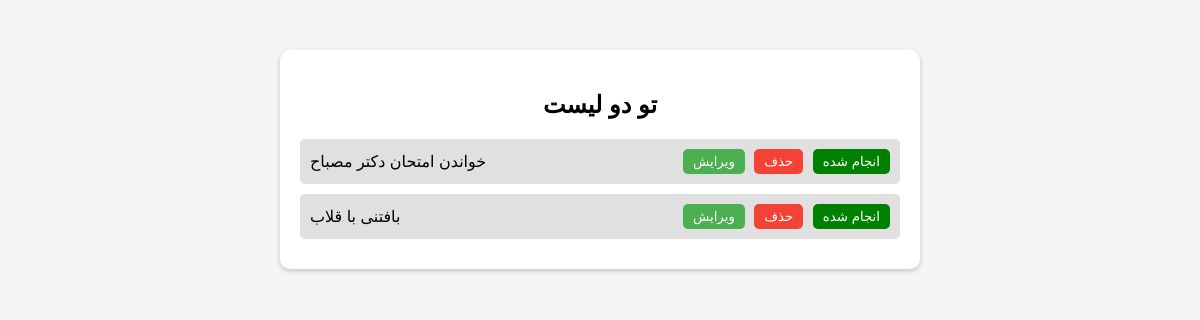
Before: /display_task/ (signed in) with the older database file.
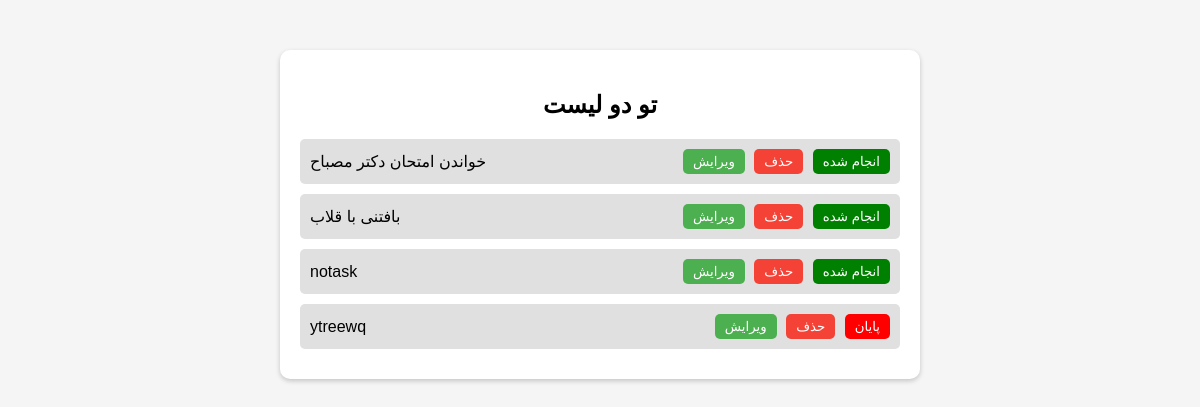
After: the same page with the newer database file.
### task_app/models.py (models this page shows, shortened)
class ToDoList(models.Model):
    task = models.ForeignKey(Task, on_delete=models.CASCADE)
    user = models.ForeignKey(User, on_delete=models.CASCADE)

class Task(models.Model):
    description = models.TextField(max_length=150)
    created_date = models.DateTimeField(auto_now=True)
    status = models.BooleanField(default=False)

### task_app/views.py (the view)
# urls.py: path("display_task/", views.display_task, name="display_task"),
@login_required
def display_task(request):
    todolist = ToDoList.objects.filter(user=request.user)
    if todolist:
        return render(request,
                      "task_app/display_task.html",
                      context={'todolist':todolist})
    return HttpResponse ("تو دو لیست برای این کاربر وجود ندارد")

### task_app/templates/task_app/display_task.html (shortened to what this page needs)
{%  load static   %}
<!DOCTYPE html>
<html lang="fa">
<head>
    <link rel="stylesheet" href="{%  static   'user_app/css/display.css'  %}">
</head>
<body>
<div class="container">
    <h2>{{request.user.first_name}} تو دو لیست</h2>
    <ul id="task-list">
        {% for task in todolist %}
        <li class="task-item">
            <span class="task-text"> {{ task.task.description }} </span>
            <div class="task-buttons">
               <a href="{%  url   "task_app:edit_task"  task.id   %}"><button class="edit-btn">ویرایش</button></a>
               <a href="{%  url  "task_app:delete_task"  task.id %}"> <button class="delete-btn">حذف</button></a>
               {%  if  task.task.status == False    %}
               <a href="{%  url   "task_app:end_task" task.id %}"> <button  class="not-done">پایان</button> </a>
               {%  endif  %}
               {%  if task.task.status == True  %}
               <button class="done">انجام شده</button>
               {% endif %}
            </div>
        </li>
        {% endfor %}
    </ul>
</div>
</body>
</html>

### static/user_app/css/display.css (style rules this page uses)
body { font-family: Arial, sans-serif; background-color: #f5f5f5; text-align: center; margin: 0; padding: 0; }
.container { max-width: 600px; margin: 50px auto; background-color: #fff; padding: 20px; border-radius: 10px; box-shadow: 0 2px 5px rgba(0,0,0,0.2); }
#task-list { list-style-type: none; padding: 0; margin: 0; }
.task-item { display: flex; justify-content: space-between; align-items: center; background-color: #e0e0e0; margin: 10px 0; padding: 10px; border-radius: 5px; text-align: right; }
.task-buttons button { margin-left: 5px; padding: 5px 10px; border: none; border-radius: 5px; cursor: pointer; }
.edit-btn { background-color: #4CAF50; color: white; }
.delete-btn { background-color: #f44336; color: white; }
button.done { background-color: green !important; color: white !important; }
button.not-done { background-color: red !important; color: white !important; }

Changed rows visible on the page:
added ToDoList: task.description "notask", shows "انجام شده"
added ToDoList: task.description "ytreewq", shows "پایان"
